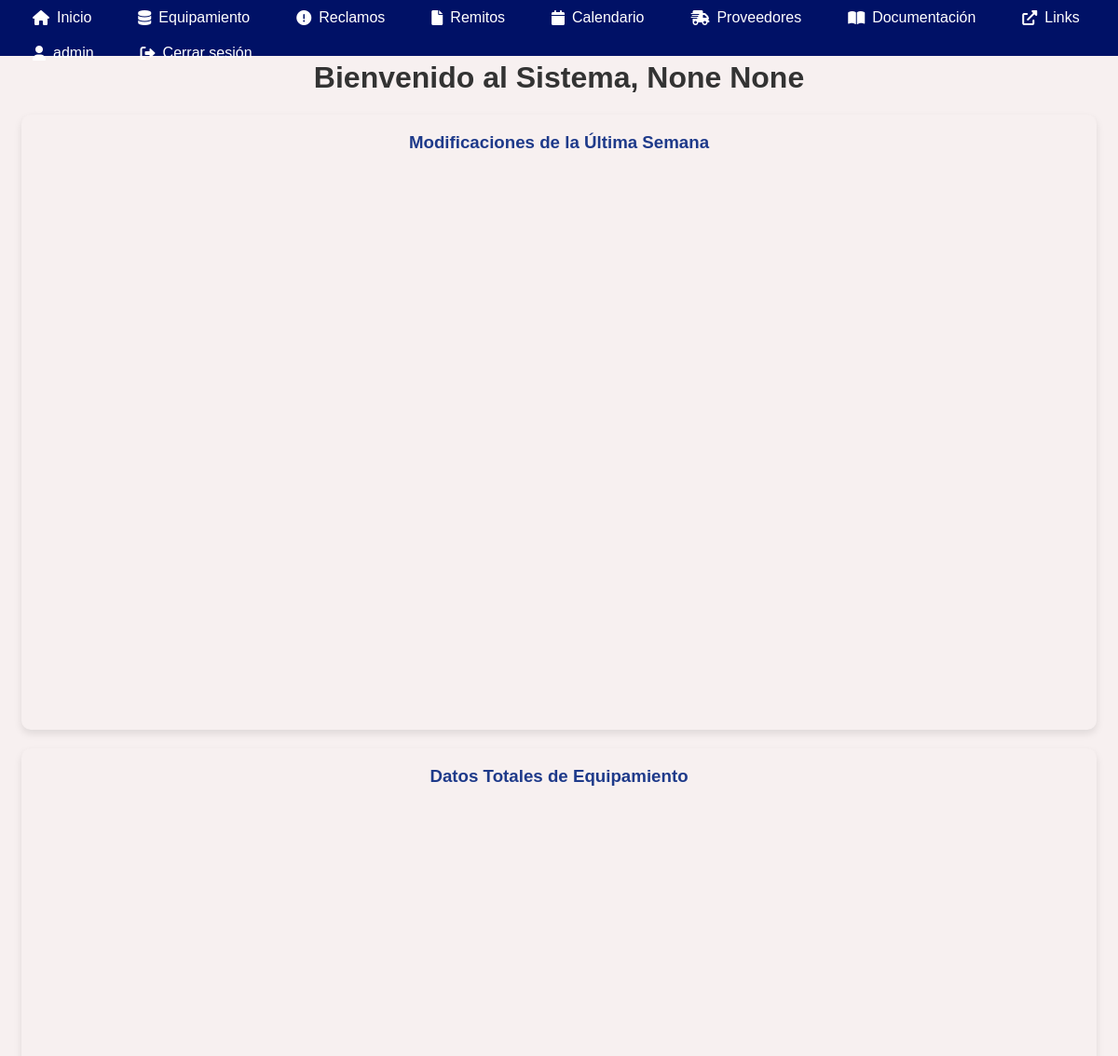
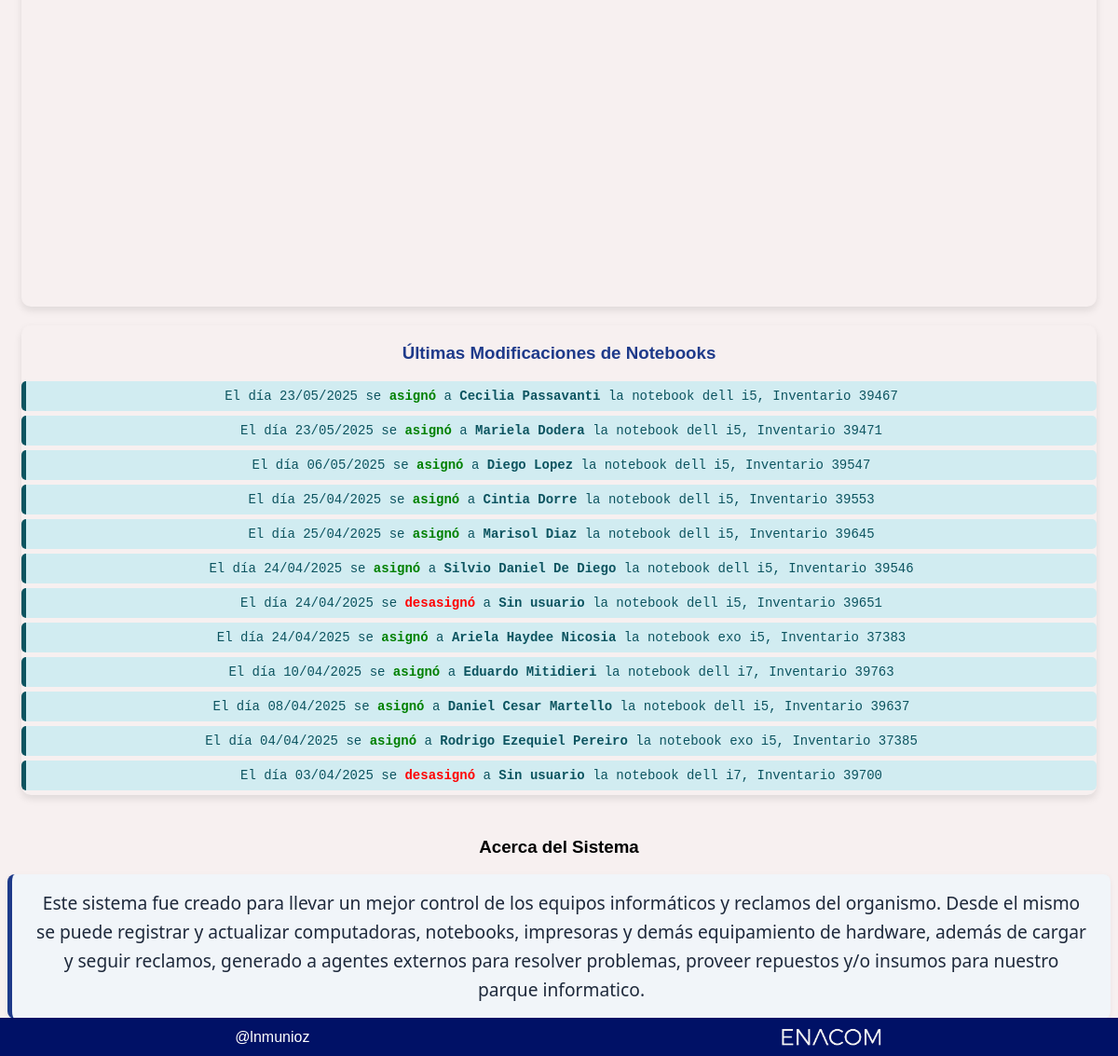
The app's page /index (signed in) with its own data (2 pictures, top to bottom).
### models.py (models this page shows)
class Notebook(db.Model):
    id = db.Column(db.Integer, primary_key=True)
    modelo = db.Column(db.Enum('dell i5', 'dell i7', 'dell i7 diseno', 'exo i5', 'exo i7'), nullable=False)
    inventario = db.Column(db.String(20), nullable=False)
    numero_serie = db.Column(db.String(20), nullable=False)
    estado = db.Column(db.Enum('fisica', 'asignada', 'no devuelta', 'rota', 'robada', 'perdida'), nullable=False)
    usuario = db.Column(db.String(20), nullable=False)
    direccion = db.Column(db.String(50), nullable=False)
    fecha = db.Column(db.Date, nullable=True)
    descripcion = db.Column(db.Text, nullable=True)
    archivo_notebook = db.Column(db.String(200), nullable=True)
    archivo_pdf = db.Column(db.String(200), nullable=True)

### app2.py (the view)
@app.route('/index', methods=['GET'])
@login_required
def index():
    notebooks_recientes = (
        Notebook.query
        .filter(not_(Notebook.descripcion.ilike('%deshabilitado%')))
        .order_by(Notebook.fecha.desc())
        .limit(12)
        .all()
    )
    log_path = Path(app.root_path) / 'static' / 'logs' / 'system_operations.log'
    usuarios_anteriores = obtener_usuarios_anteriores(log_path)
    for nb in notebooks_recientes:
        setattr(nb, 'usuario_anterior', usuarios_anteriores.get(nb.id))
    return render_template('index.html', notebooks=notebooks_recientes)

### app2.py (called while the page is built, shortened)
@login_manager.user_loader
def load_user(user_id):
    return User.query.get(int(user_id))

def obtener_usuarios_anteriores(log_path):
    usuarios_anteriores = {}
    if not log_path.exists():
        return usuarios_anteriores

### templates/index.html (shortened to what this page needs)
<!DOCTYPE html>
<html lang="es">
<head>
    <link rel="stylesheet" type="text/css" href="{{ url_for('static', filename='styles.css') }}">
    <link rel="stylesheet" href="https://cdnjs.cloudflare.com/ajax/libs/font-awesome/6.0.0/css/all.min.css">
    <link rel="stylesheet" href="https://cdn.datatables.net/1.13.4/css/jquery.dataTables.min.css">
</head>
<body>
    <div class="top-bar">
        <div class="nav-left">
            <ul class="nav-links">
                <li><a href="{{ url_for('index') }}"><i class="fas fa-home"></i>Inicio</a></li>
                <li class="dropdown">
                    <a href="#"><i class="fa-solid fa-database"></i>Equipamiento</a>
                </li>
                {% if current_user.role in ['basico', 'admin'] %}
                <li class="dropdown">
                    <a href="#"><i class="fas fa-exclamation-circle"></i>Reclamos</a>
                </li>
                {% endif %}
                {% if current_user.role in ['basico', 'admin'] %}
                <li><a href="{{ url_for('remitos.remitos') }}"><i class="fas fa-file"></i>Remitos</a></li>
                <li><a href="{{ url_for('calendario') }}"><i class="fas fa-calendar"></i>Calendario</a></li>
                <li><a href="{{ url_for('proveedores.proveedores') }}"><i class="fas fa-shipping-fast"></i>Proveedores</a></li>
                <li><a href="{{ url_for('documentacion.documentacion') }}"><i class="fas fa-book-open"></i>Documentación</a></li>
                {% endif %}
                {% if current_user.role in ['basico', 'admin'] %}
                <li class="dropdown">
                    <a href="#"><i class="fas fa-external-link-alt"></i>Links</a>
                </li>
                {% endif %}
            </ul>
        </div>
        <div class="nav-right">
            <ul class="nav-links">
                {% if current_user.is_admin %}
                <li class="dropdown"><a href="#"><i class="fas fa-user"></i>{{ session['username'] if 'username' in session else 'Perfil' }}</a>
                </li>
                <li><a href="{{ url_for('salir') }}"><i class="fas fa-sign-out-alt"></i>Cerrar sesión</a></li>
                {% endif %}
            </ul>
        </div>
    </div>
    <div class="content">
        {% block content %}
        <h1>Bienvenido al Sistema{% if session.get('name') %}, {{ session['name'] }}{% endif %}</h1>
        <div style="display: flex; gap: 20px; justify-content: space-between; flex-wrap: wrap;">
            <div class="card" style="flex: 1; min-width: 600px; background-color: #f7f0f0;">
                <h3 style="color: #1e3a8a;">Modificaciones de la Última Semana</h3>
                <div id="graficoBarras" style="height: 600px;"></div>
            </div>
            <div class="card" style="flex: 1; min-width: 600px; background-color: #f7f0f0;">
                <h3 style="color: #1e3a8a;">Datos Totales de Equipamiento</h3>
                <div id="chart" style="height: 600px;"></div>
            </div>
            <div class=card style="flex: 1; min-width: 600px; background-color: #f7f0f0;">
                <h3 style="color: #1e3a8a;">Últimas Modificaciones de Notebooks</h3>
                    {% if notebooks %}
                        {% for nb in notebooks %}
                            <div class="log-entry log-info">
                                {% if nb.estado.lower() in ['fisica', 'rota'] %}
                                    El día {{ nb.fecha.strftime('%d/%m/%Y') if nb.fecha else 'Sin fecha' }} se <strong><span style="color: red;">desasignó</span></strong> a <strong>{{ nb.usuario_anterior if nb.usuario_anterior else 'Sin usuario' }}</strong> la notebook {{ nb.modelo }}, Inventario {{ nb.inventario }}
                                {% else %}
                                    El día {{ nb.fecha.strftime('%d/%m/%Y') if nb.fecha else 'Sin fecha' }} se <strong><span style="color: green;">asignó</span></strong> a <strong>{{ nb.usuario if nb.usuario else 'Sin usuario' }}</strong> la notebook {{ nb.modelo }}, Inventario {{ nb.inventario }}
                                {% endif %}
                            </div>
                        {% endfor %}
                    {% else %}
                        <div>No se encontraron notebooks modificadas recientemente.</div>
                    {% endif %}
                </div>
            </div>
        </div>
        <h3>Acerca del Sistema</h3>
        <p class="parrafo-resumen">Este sistema fue creado para llevar un mejor control de los equipos informáticos y reclamos del organismo.
            Desde el mismo se puede registrar y actualizar computadoras, notebooks, impresoras y demás equipamiento de hardware, además de cargar y seguir reclamos,
            generado a agentes externos para resolver problemas, proveer repuestos y/o insumos para nuestro parque informatico.
        </p>
        {% endblock %}
    <div class="bottom-bar">
        <text>@lnmunioz</text>
        <img src="{{ url_for('static', filename='logo-enacom-nuevo.png') }}" alt="Logo Inferior">
    </div>
</body>
</html>

### static/styles.css (style rules this page uses)
body { font-family: Arial, sans-serif; background-color: #f7f0f0; text-align: center; max-width: 100%; overflow-x: hidden; }
h1 { color: #333; }
.parrafo-resumen { background-color: #f1f5f9; border-left: 5px solid #1e3a8a; padding: 1rem 1.5rem; font-size: 1.2rem; line-height: 1.6; color: #1e293b; font-family: 'Segoe UI', Tahoma, Geneva, Verdana, sans-serif; border-radius: 8px; box-shadow: 0 2px 6px rgba(0,0,0,0.05); margin: 1rem 0; margin-bottom: 40px; }
.top-bar { display: flex; justify-content: space-between; align-items: center; background-color: #001166; width: 100%; height: 60px; padding: 0 20px; box-sizing: border-box; position: fixed; top: 0; left: 0; z-index: 1000; flex-wrap: wrap; }
.nav-left, .nav-right { display: flex; align-items: center; flex-wrap: wrap; }
.nav-links { list-style: none; display: flex; gap: 20px; margin: 0; padding: 0; flex-wrap: wrap; }
.nav-links li { position: relative; }
.nav-links a { text-decoration: none; color: white; font-size: 16px; padding: 10px 15px; display: flex; align-items: center; transition: background 0.3s; }
.nav-links a i { margin-right: 8px; }
.dropdown { position: relative; }
.bottom-bar { background-color: #001166; z-index: 1000; color: white; display: flex; justify-content: space-around; align-items: center; padding: 3px; position: fixed; bottom: 0; left: 0; width: 100%; }
.bottom-bar img { height: 35px; }
.bottom-bar text { text-align: left; }
.card { background: white; border-radius: 10px; box-shadow: 0px 4px 8px rgba(0, 0, 0, 0.1); overflow: hidden; }
.log-entry { padding: 8px 12px; margin-bottom: 5px; border-radius: 5px; font-family: monospace; font-size: 14px; }
.log-info { background: #d1ecf1; color: #0c5460; border-left: 5px solid #0c5460; }
.content { display: flex; justify-content: center; align-items: center; flex-direction: column; margin-top: 30px; margin-bottom: 30px; padding: 15px; }
.content h1 { margin-top: 20px; }

### records on screen
Notebook: fecha "23/05/2025", usuario "Cecilia Passavanti", modelo "dell i5", inventario "39467"
Notebook: fecha "23/05/2025", usuario "Mariela Dodera", modelo "dell i5", inventario "39471"
Notebook: fecha "06/05/2025", usuario "Diego Lopez", modelo "dell i5", inventario "39547"
Notebook: fecha "25/04/2025", usuario "Cintia Dorre", modelo "dell i5", inventario "39553"
Notebook: fecha "25/04/2025", usuario "Marisol Diaz", modelo "dell i5", inventario "39645"
Notebook: fecha "24/04/2025", usuario "Silvio Daniel De Diego", modelo "dell i5", inventario "39546"
Notebook: fecha "24/04/2025", usuario_anterior "Sin usuario", modelo "dell i5", inventario "39651"
Notebook: fecha "24/04/2025", usuario "Ariela Haydee Nicosia", modelo "exo i5", inventario "37383"
Notebook: fecha "10/04/2025", usuario "Eduardo Mitidieri", modelo "dell i7", inventario "39763"
Notebook: fecha "08/04/2025", usuario "Daniel Cesar Martello", modelo "dell i5", inventario "39637"
Notebook: fecha "04/04/2025", usuario "Rodrigo Ezequiel Pereiro", modelo "exo i5", inventario "37385"
Notebook: fecha "03/04/2025", usuario_anterior "Sin usuario", modelo "dell i7", inventario "39700"

### other values on screen
{{ session['username'] if 'username' in session else 'Perfil' }} "admin"
{{ session['name'] }} "None None"
